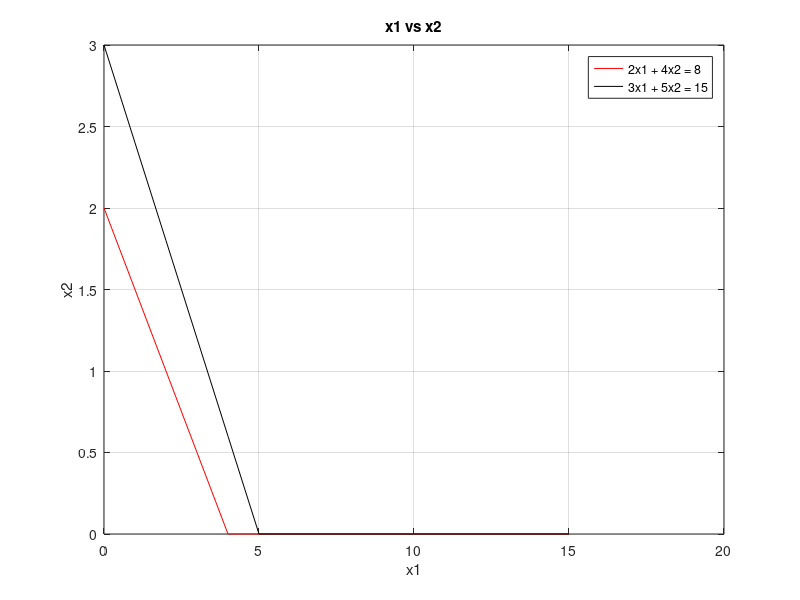

The MATLAB script that drew this image: (Note: this script raises an error after producing the figure.)
%% Question 1: 
% Z = 3x1+ 2x2
% 2x1 + 4x2 <= 8
% 3x1 + 5x2 >= 15
%x1, x2 >=0

format short   % calculate values upto 4 decimal places
clear all
clc 

%% Phase 1: Input the parameters
C = [3 ; 2]      % coefficients of variables in objective function
A = [ 2,4; 3,5; 1,0; 0,1 ] % coefficients of variables in constraints 
B = [8 ; 15; 0; 0 ]    % R.H.S. elements of constraints   
 
%% Phase 2: Plot the graph

x1 = 0:1:max(B); %value of x1
x21 = (B(1) - A(1,1).*x1)./A(1,2);  % value of x2 for constraint 1
x22 = (B(2) - A(2,1).*x1)./A(2,2);  % value of x2 for constraint 2

x21 = max(0,x21);  % keeping values of x2 >=0
x22 = max(0,x22);

plot( x1, x21, 'r', x1, x22, 'k')
xlabel('x1');
ylabel('x2');
title('x1 vs x2');
legend('2x1 + 4x2 = 8' , '3x1 + 5x2 = 15');

grid on

%% Phase 3: finding corner points with the axes

%cx1  = find(x1==0);
%cx21 = find(x21==0);
%cx22 = find(x22==0);

%% Phase 4: finding the intersecting points of constraints

sol = [];

for i=1:size(A,1)
    A1 = A(i,:);
    B1 = B(i,:);
    for j = i+1:size(A,1)
        A2 = A(j, :);
        B2 = B(j, :);
        
        A3 = [A1 ; A2];  %%solving the obtained matrix using equations A3X = B3
        B3 = [B1; B2];
        X = A3\B3; % or inv(A3)*B3
        
        sol = [sol, X]; %% concatenating solution matrix with the intersecting points
    end
end
sol
    sol = sol'
sol

x1 = sol(:,1); %% 1st column as solution of x1
x2 = sol(:,2); %% 2nd column as solution of x2

%% Phase 5: Finding feasible region

c1 = find(2.*x1 + 4.*x2 - 8 > 0);
sol(c1,:) = [];
c2 = find(3.*x1 + 5.*x2 - 15 < 0);
sol(c2) = [];

%% Phase 6: Computing objective function 
for i=1:size(sol,1)
    obj(i, :) = sum(sol(i, :).*C);
end

%% Phase 7: Finding optimal solution

%min_value = min(obj) %computing minimum
max_value = max(obj) %computing maximum
ans = find(obj==max_value);
opt_sol = sol(:, ans)
fprintf('Optimal Solution = ')
disp(opt_sol)
fprintf('Optimal Value = ')
disp(max_value)